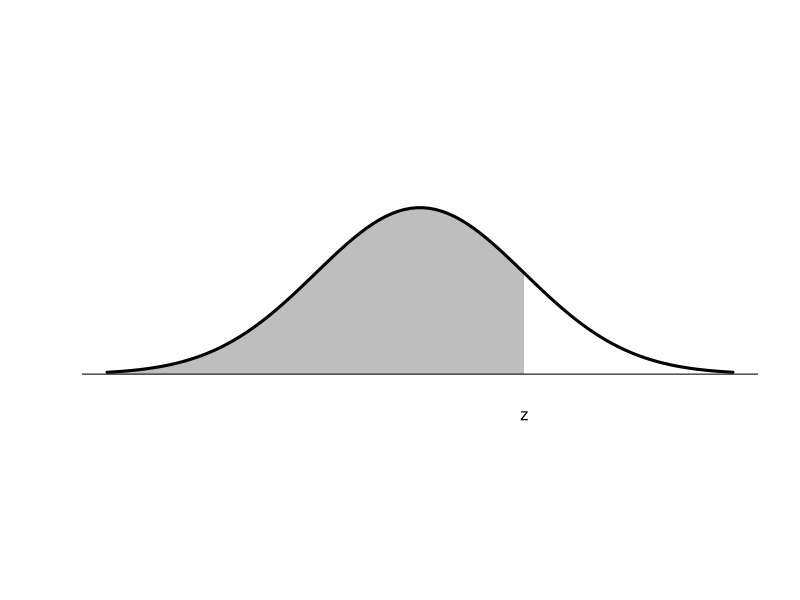
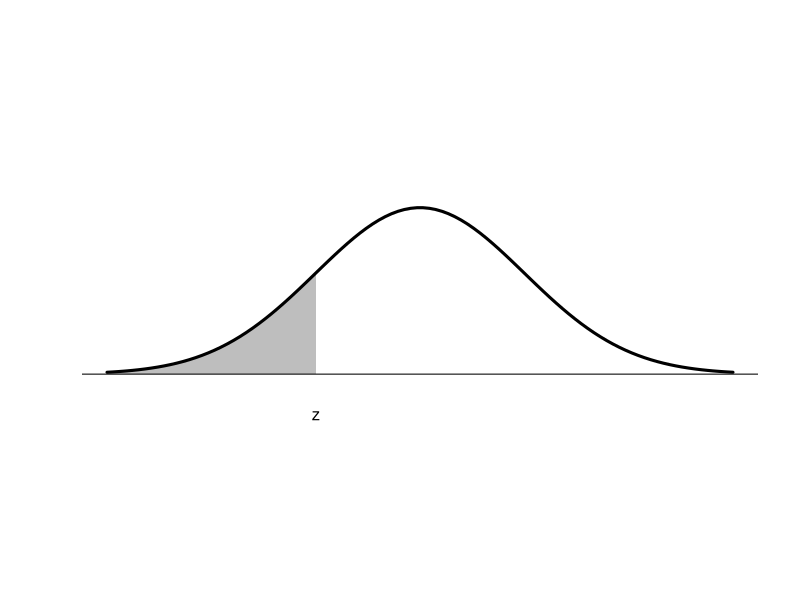
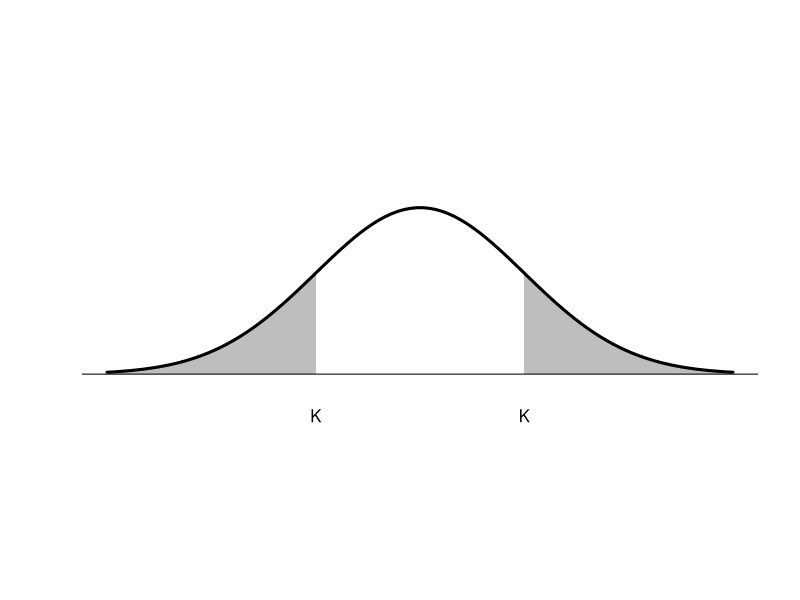
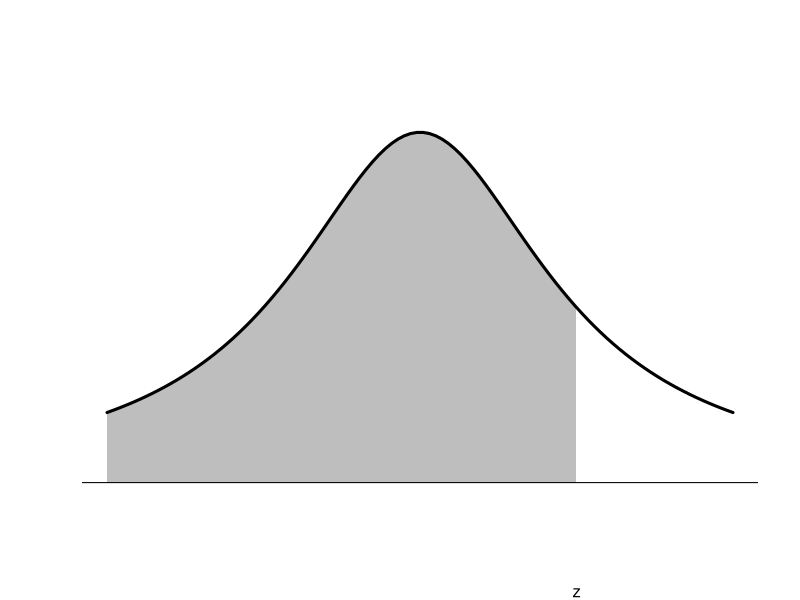

Write R code to recreate these figures, in order.
n <- 100 # smoothness


setup <- function(n=100){
  x <- seq(from=-3,to=3,len=n)
  plot(x,dnorm(x),axes=FALSE,xlab='',ylab='',lwd=3,type='n',asp=4,xlim=c(-3,3))
}
  
outline <- function(n=100){
  x <- seq(from=-3,to=3,len=n)
  points(x,dnorm(x),type='l',lwd=3)
  abline(0,0)
}

shading <- function(a,b,f=dnorm){
  x <- seq(from=a,to=b,len=n)
  polygon(x=c(x,rev(x)),y=c(rep(0,n),f(rev(x))),col='gray',border=NA)
}

pdf(file="gaussian_diagram1.pdf",width=5,height=3)
{
  setup()
  shading(-3,1)
  outline()
  par(xpd=TRUE)
  text(1,-0.1,'z')
}
dev.off()

pdf(file="gaussian_diagram2.pdf",width=5,height=3)
{
  setup()
  shading(-3,-1)
  outline()
  par(xpd=TRUE)
  text(-1,-0.1,'z')
}
dev.off()

pdf(file="gaussian_diagram3.pdf",width=5,height=3)
{
  setup()
  shading(-3,-1)
  shading(+1,+3)
  outline()
  par(xpd=TRUE)
  text(-1,-0.1,'K')
  text(+1,-0.1,'K')
}
dev.off()

pdf(file="student_diagram.pdf",width=5,height=3)
{
  x <- seq(from=-2,to=2,len=n)
  plot(x,dnorm(x),axes=FALSE,xlab='',ylab='',lwd=3,type='n',xlim=c(-2,2),ylim=c(0,0.35))
  x <- seq(from=-2,to=2,len=n)
  shading(-2,+1,f=function(x){dt(x,df=1)})
  points(x,dt(x,df=1),type='l',lwd=3)
  abline(0,0)
  par(xpd=TRUE)
  text(+1,-0.1,'z')
}
dev.off()
